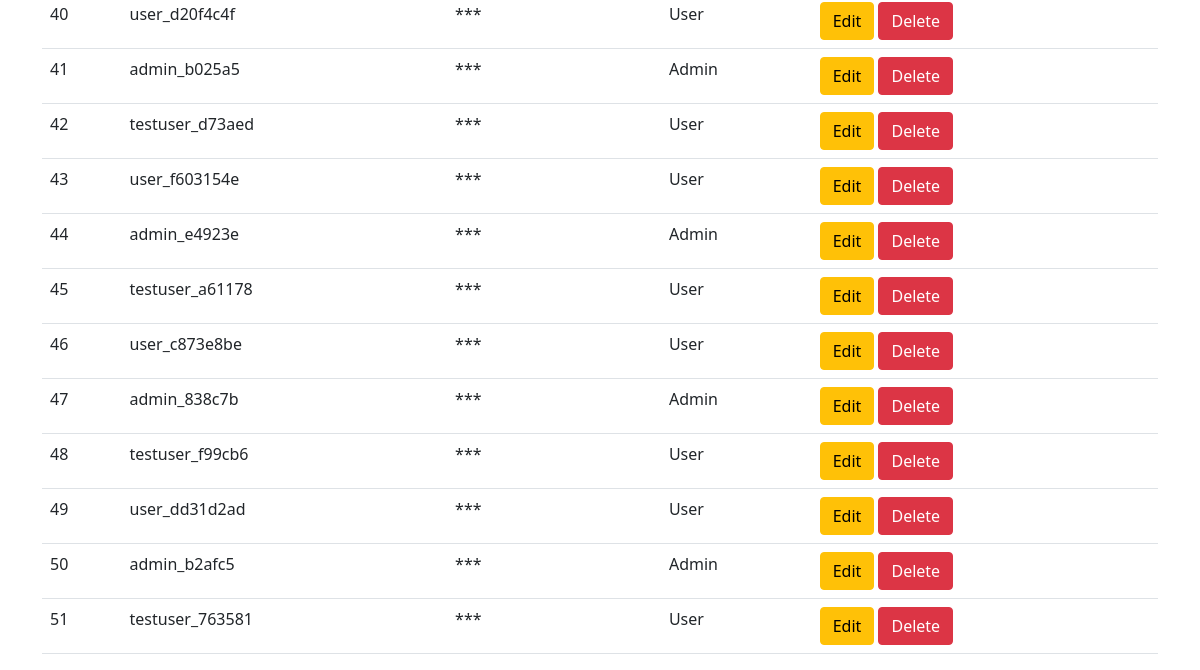
The page /users (signed in, lower part) on the database as committed earlier.
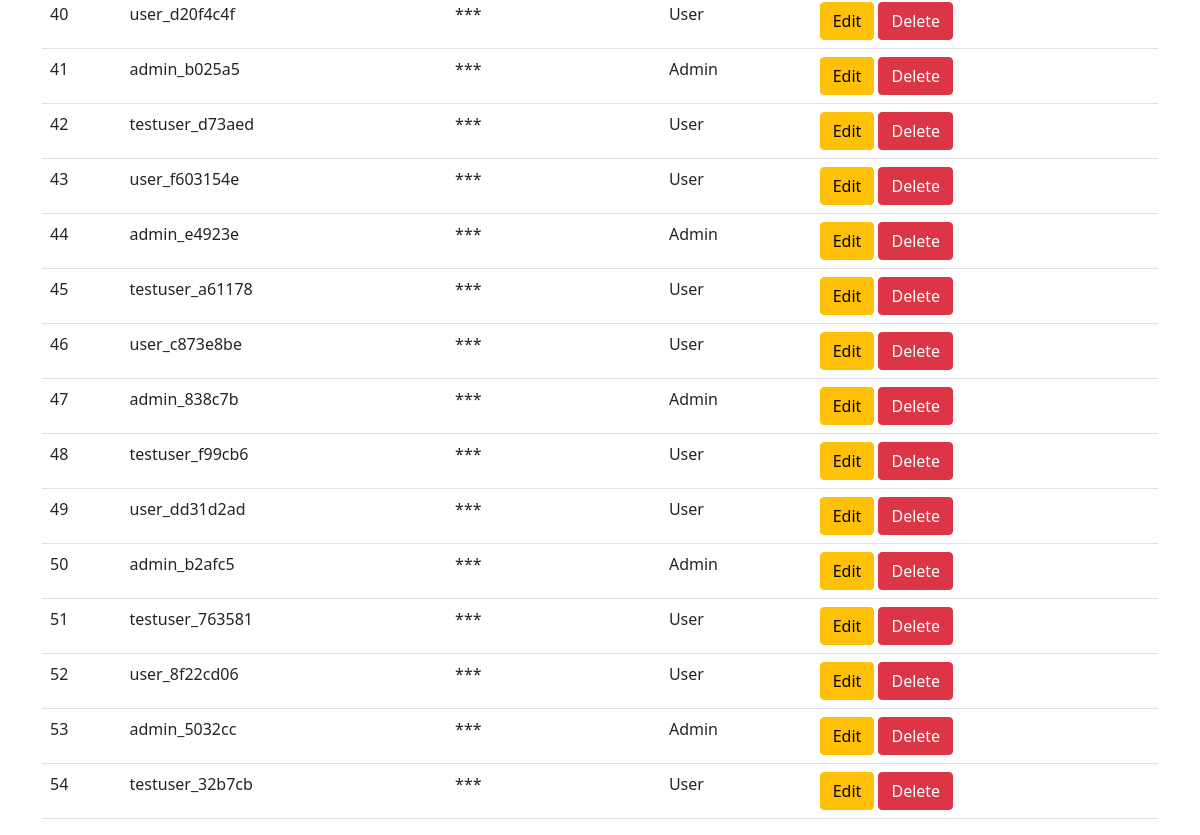
The same page on the database as committed later.
### models.py (models this page shows)
class User(Base):
    __tablename__ = "users"
    id = Column(Integer, primary_key=True, index=True)
    username = Column(String, unique=True, index=True)
    hashed_password = Column(String)
    is_admin = Column(Boolean, default=False)
    apprentices = relationship("Apprentice", back_populates="creator")

### main.py (the view)
@app.get("/users", response_model=List[UserResponse])
async def get_users(
    request: Request,
    db: Session = Depends(get_db),
    user: UserResponse = Depends(get_current_user),
):
    is_admin(user)
    users = db.query(User).all()
    return templates.TemplateResponse(
        "users.html", {"request": request, "users": users, "is_admin": user.is_admin}
    )

### templates/users.html (shortened to what this page needs)
<!DOCTYPE html>
<html lang="en">
  <head>
    <link
      href="https://cdn.jsdelivr.net/npm/bootstrap@5.0.2/dist/css/bootstrap.min.css"
      rel="stylesheet"
    />
  </head>
  <body>
    <div class="container mt-5">
      <div class="table-responsive">
        <table class="table">
          <tbody id="user-table-body">
            {% for user in users %}
            <tr>
              <td>{{ user.id }}</td>
              <td>{{ user.username }}</td>
              <td>***</td>
              <td>{{ 'Admin' if user.is_admin else 'User' }}</td>
              <td>
                <button
                  class="btn btn-warning"
                  onclick="editUser({{ user.id }})"
                >
                  Edit
                </button>
                <button
                  class="btn btn-danger"
                  onclick="confirmDeleteUser({{ user.id }})"
                >
                  Delete
                </button>
              </td>
            </tr>
            {% endfor %}
          </tbody>
        </table>
      </div>
    </div>
  </body>
</html>

Rows that differ between the two databases and show on the page:
added User: id "52", username "user_8f22cd06", is_admin "User"
added User: id "53", username "admin_5032cc", is_admin "Admin"
added User: id "54", username "testuser_32b7cb", is_admin "User"
